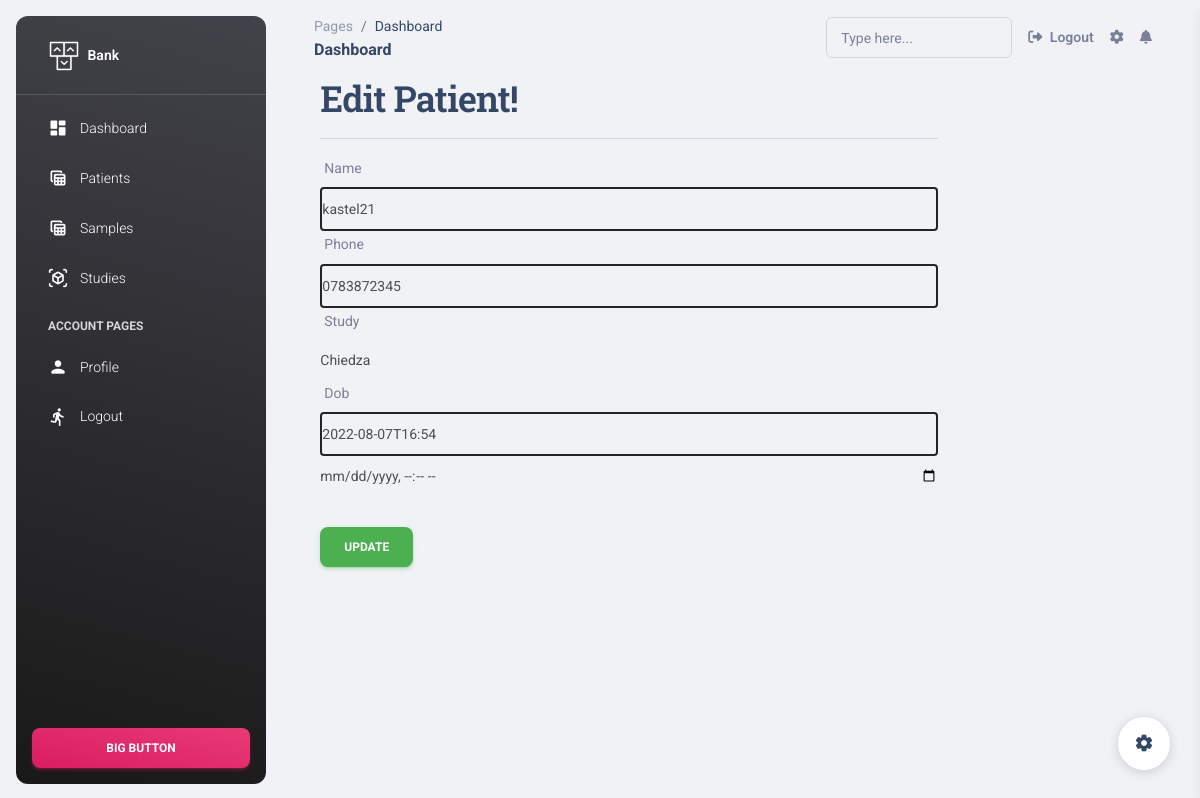
The page /2/edit/ (signed in) on the database its author committed.
### apps/home/models.py (models this page shows, shortened)
class Patient(models.Model):
    sex = [("Male","Male"),("Female","Female"),("n/a","n/a")]
    id = models.AutoField(primary_key=True)
    name = models.CharField(max_length=200)
    dob = models.CharField(max_length=200)
    gender = models.CharField(choices=sex,max_length=10)
    phone = models.CharField(max_length=20, default="0783872345")
    age = models.CharField(max_length=20, default="1")
    study = models.ForeignKey(Study, on_delete=models.CASCADE, default=1)

### apps/home/views.py (the view, shortened to what this page needs)
# urls.py: re_path(r'^(?P<patientid>\d+)/edit/$',views.UpdatePatientView.as_view(), name='edit_patient'),
class UpdatePatientView(LoginRequired, AuthorshipRequired, UpdateView):
    template_name = 'patients/edit_patient.html'
    model = Patient
    pk_url_kwarg = 'patientid'
    fields = ['name','phone','study','dob']

### apps/context_processors.py (called while the page is built)
def cfg_assets_root(request):
    return { 'ASSETS_ROOT' : settings.ASSETS_ROOT }

### apps/home/mixins.py (called while the page is built)
    @method_decorator(login_required)
    def dispatch(self, *args, **kwargs):
        return super(LoginRequired, self).dispatch(*args, **kwargs)

    def dispatch(self, request, *args, **kwargs):
        obj = self.get_object()
        return super(AuthorshipRequired, self).dispatch(request, *args, **kwargs)

### apps/home/models.py (called while the page is built)
    def __str__(self) -> str:
        return self.name

### apps/templates/patients/edit_patient.html (shortened to what this page needs)
{% extends 'layouts/base.html' %}
{% load widget_tweaks %}
{% block content %}
<div style="margin-left: 5%;" class="col-md-offset-2 col-md-8">
    <h2>Edit Patient!</h2><hr>
    <form method="post">
        {% for field in form.visible_fields %}
            <div class="form-group">
                <label for="{{ field.id_for_label }}">{{ field.label }}</label>
                {{ field|add_class:'form-control' }}
            </div>
        {% endfor %}
        <input style="margin-bottom: 5%;" type="datetime-local" id="birthdaytime" class="form-control" name="birthdaytime">
        <div class="form-group">
            <button type="submit" class="btn btn-success">Update</button>
        </div>
    </form>
</div>
{% endblock %}

### apps/templates/patients/edit_patient.html (style rules this page uses)
input[type=text] { border: 2px solid rgb(37, 35, 35); border-radius: 4px; }

### rows shown on the page
Patient: visible_fields "kastel21" "0783872345" "Chiedza" "2022-08-07T16:54"

### other values the page prints
{{ field.label }} "Name" "Phone" "Study" "Dob"
